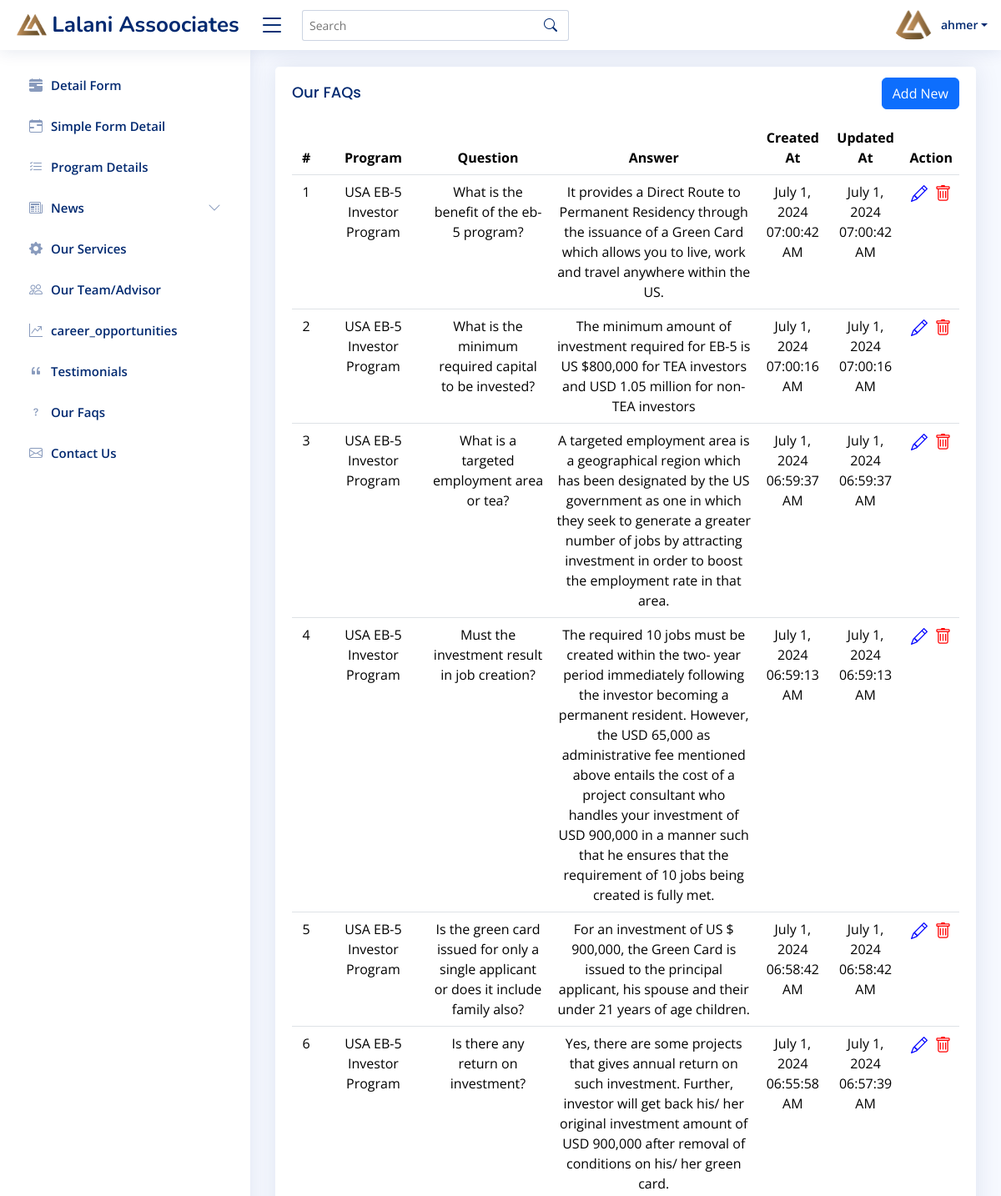
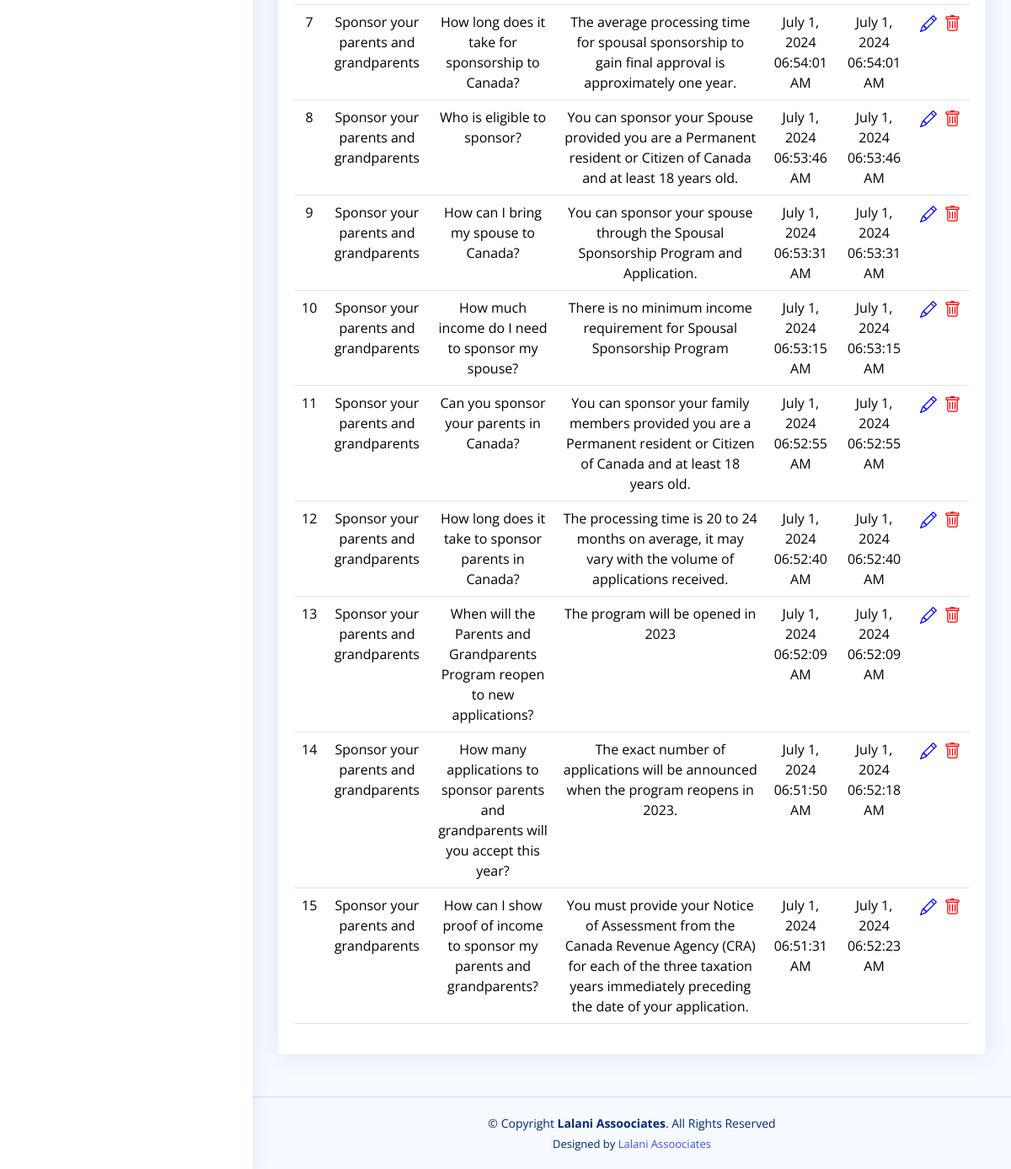
Screenshot of /Admin/our_faq.php (signed in) with the database file from the repository (2 pictures, top to bottom).
### tables this page shows
CREATE TABLE `users` (
  `id` int(11) NOT NULL,
  `username` varchar(50) NOT NULL,
  `email` varchar(255) NOT NULL,
  `password` varchar(200) NOT NULL,
  `created_at` timestamp NOT NULL DEFAULT current_timestamp() ON UPDATE current_timestamp()
);

CREATE TABLE `faqs` (
  `id` int(11) NOT NULL,
  `title` varchar(100) NOT NULL,
  `detail` text NOT NULL,
  `program_id` int(11) NOT NULL,
  `created_at` timestamp NOT NULL DEFAULT current_timestamp(),
  `updated_at` timestamp NOT NULL DEFAULT current_timestamp() ON UPDATE current_timestamp()
);

CREATE TABLE `program` (
  `id` int(11) NOT NULL,
  `title` varchar(255) NOT NULL,
  `url_link` varchar(500) DEFAULT NULL,
  `metadata` text DEFAULT NULL,
  `program_detail` mediumtext NOT NULL,
  `Image` varchar(100) NOT NULL,
  `image_alt` varchar(500) DEFAULT NULL,
  `deatil_image` varchar(255) NOT NULL,
  `detail_image_alt` varchar(500) DEFAULT NULL,
  `country` varchar(255) NOT NULL,
  `program_form` varchar(100) NOT NULL,
  `created_at` timestamp NOT NULL DEFAULT current_timestamp(),
  `updated_at` timestamp NOT NULL DEFAULT current_timestamp() ON UPDATE current_timestamp()
);

### Admin/our_faq.php (the view, shortened to what this page needs)
<!DOCTYPE html>
<html lang="en">
<head>
  <link href="assets/vendor/bootstrap/css/bootstrap.min.css" rel="stylesheet">
  <link href="assets/vendor/bootstrap-icons/bootstrap-icons.css" rel="stylesheet">
  <link href="assets/vendor/boxicons/css/boxicons.min.css" rel="stylesheet">
  <link href="assets/vendor/quill/quill.snow.css" rel="stylesheet">
  <link href="assets/vendor/quill/quill.bubble.css" rel="stylesheet">
  <link href="assets/vendor/remixicon/remixicon.css" rel="stylesheet">
  <link href="assets/vendor/simple-datatables/style.css" rel="stylesheet">
  <link href="assets/css/custom.css" rel="stylesheet">
  <link href="assets/css/style.css" rel="stylesheet">
</head>
<body>
<?php include 'include/header.php'; ?>
<?php include 'include/side_bar.php'; ?>
  <main id="main" class="main">
    <section class="section">
      <div class="row">
        <div class="col-lg-12">
          <div class="card">
            <div class="card-body">
            <div class="d-flex justify-content-between align-items-center">
                <h5 class="card-title">Our FAQs</h5>
                <div>
                    <a href="add_faq.php" class="btn btn-primary">Add New</a>
                </div>
            </div>
              <div class="table-responsive">
              <table class="table datatable text-center">
                <thead>
                  <tr>
                    <th>#</th>
                    <th>Program</th>
                    <th>Question</th>
                    <th>Answer</th>
                    <th>Created At</th>
                    <th>Updated At</th>
                    <th>Action</th>
                  </tr>
                </thead>
                <tbody>
                <?php
                include 'php_action/config.php' ;
                $sql = "SELECT f.*, p.title AS program_title
                        FROM faqs f
                        JOIN program p ON f.program_id = p.id ORDER BY id DESC;";
                $counter = 0;
                $result = mysqli_query($conn, $sql);
                if (mysqli_num_rows($result) > 0) {
                while($row = mysqli_fetch_assoc($result)) {
                  $counter++;
                ?>
                  <tr>
                    <td><?php echo $counter ?></td>
                    <td><?php echo $row['program_title'] ?></td>
                    <td><?php echo $row['title'] ?></td>
                    <td><?php echo $row['detail'] ?></td>
                    <td><?php echo date('F j, Y h:i:s A', strtotime($row['created_at'])); ?></td>
                    <td><?php echo date('F j, Y h:i:s A', strtotime($row['updated_at'])); ?></td>
                    <td><a href="edit_faq.php?id=<?php echo $row['id']?>" ><i class="bi bi-pencil" style="color: blue; font-size: 20px;"></i></a>&nbsp;
                    <a href="delete_faq.php?id=<?php echo $row['id']; ?>" onclick="return ourfaqDelete();">
                    <i class="bi bi-trash" style="color: red; font-size: 20px;"></i>
                    </td>
                  </tr>
                  <?php }} ?>
                </tbody>
              </table>
              </div>
            </div>
          </div>
        </div>
      </div>
    </section>
  </main>
  <?php include 'include/footer.php'; ?>
</body>
</html>

### Admin/include/header.php (shortened to what this page needs)
<header id="header" class="header fixed-top d-flex align-items-center">
  <div class="d-flex align-items-center justify-content-between">
    <a href="index.php" class="logo d-flex align-items-center">
      <img src="../assets/images/title_icon.png" alt="">
      <span class="d-none d-lg-block">Lalani Assoociates</span>
    </a>
    <i class="bi bi-list toggle-sidebar-btn"></i>
  </div>
  <div class="search-bar">
    <form class="search-form d-flex align-items-center" method="POST" action="#">
      <input type="text" name="query" placeholder="Search" title="Enter search keyword">
      <button type="submit" title="Search"><i class="bi bi-search"></i></button>
    </form>
  </div>
  <nav class="header-nav ms-auto">
    <ul class="d-flex align-items-center">
      <li class="nav-item dropdown pe-3">
      <?php
      if (isset($_SESSION['user_id']) && isset($_SESSION['email'])) {
          $user_id = $_SESSION['user_id'];
      } else {
          header("Location: login.php");
          exit();
      }
              include 'php_action/config.php' ;
              $sql = "SELECT * FROM users where id = $user_id";
              $result = mysqli_query($conn, $sql);
              if (mysqli_num_rows($result) > 0) {
              while($row = mysqli_fetch_assoc($result)) {
              ?>
        <a class="nav-link nav-profile d-flex align-items-center pe-0" href="#" data-bs-toggle="dropdown">
          <img src="../assets/images/title_icon.png" alt="Profile" class="rounded-circle">
          <span class="d-none d-md-block dropdown-toggle ps-2"><?php echo $row['username'] ?></span>
        </a>
          <?php }} ?>
      </li>
    </ul>
  </nav>
</header>

### Admin/assets/css/style.css (style rules this page uses)
:root { scroll-behavior: smooth; }
body { font-family: "Open Sans", sans-serif; background: #f6f9ff; color: #444444; }
a { color: #4154f1; text-decoration: none; }
h1, h2, h3, h4, h5, h6 { font-family: "Nunito", sans-serif; }
#main { margin-top: 60px; padding: 20px 30px; transition: all 0.3s; }
.card { margin-bottom: 30px; border: none; border-radius: 5px; box-shadow: 0px 0 30px rgba(1, 41, 112, 0.1); }
.card-title { padding: 20px 0 15px 0; font-size: 18px; font-weight: 500; color: #012970; font-family: "Poppins", sans-serif; }
.card-body { padding: 0 20px 20px 20px; }
.logo { line-height: 1; }
@media (min-width: 1200px) { .logo { width: 280px; } }
.logo img { max-height: 26px; margin-right: 6px; }
.logo span { font-size: 26px; font-weight: 700; color: #012970; font-family: "Nunito", sans-serif; }
.header { transition: all 0.5s; z-index: 997; height: 60px; box-shadow: 0px 2px 20px rgba(1, 41, 112, 0.1); background-color: #fff; padding-left: 20px; }
.header .toggle-sidebar-btn { font-size: 32px; padding-left: 10px; cursor: pointer; color: #012970; }
.header .search-bar { min-width: 360px; padding: 0 20px; }
.header .search-form { width: 100%; }
.header .search-form input { border: 0; font-size: 14px; color: #012970; border: 1px solid rgba(1, 41, 112, 0.2); padding: 7px 38px 7px 8px; border-radius: 3px; transition: 0.3s; width: 100%; }
.header .search-form button { border: 0; padding: 0; margin-left: -30px; background: none; }
.header .search-form button i { color: #012970; }
.header-nav ul { list-style: none; }
.header-nav>ul { margin: 0; padding: 0; }
.header-nav .nav-profile { color: #012970; }
.header-nav .nav-profile img { max-height: 36px; }
.header-nav .nav-profile span { font-size: 14px; font-weight: 600; }
@media (min-width: 1200px) { #main, #footer { margin-left: 300px; } }

### rows the page displays
users: username "ahmer"
faqs: program.title "USA EB-5 Investor Program", title "What is the benefit of the eb-5 program?", detail "It provides a Direct Route to Permanent Residency through the issuance of a Green Card which allows you to live, work and travel anywhere within the US.", created_at "July 1, 2024 07:00:42 AM", updated_at "July 1, 2024 07:00:42 AM"
faqs: program.title "USA EB-5 Investor Program", title "What is the minimum required capital to be invested?", detail "The minimum amount of investment required for EB-5 is US $800,000 for TEA investors and USD 1.05 million for non-TEA investors", created_at "July 1, 2024 07:00:16 AM", updated_at "July 1, 2024 07:00:16 AM"
faqs: program.title "USA EB-5 Investor Program", title "What is a targeted employment area or tea?", detail "A targeted employment area is a geographical region which has been designated by the US government as one in which they seek to generate a greater number of jobs by attracting investment in order to boost the employment rate in that area.", created_at "July 1, 2024 06:59:37 AM", updated_at "July 1, 2024 06:59:37 AM"
faqs: program.title "USA EB-5 Investor Program", title "Must the investment result in job creation?", detail "The required 10 jobs must be created within the two- year period immediately following the investor becoming a permanent resident. However, the USD 65,000 as administrative fee mentioned above entails the cost of a project consultant who handles your investment of USD 900,000 in a manner such that he ensures that the requirement of 10 jobs being created is fully met.", created_at "July 1, 2024 06:59:13 AM", updated_at "July 1, 2024 06:59:13 AM"
faqs: program.title "USA EB-5 Investor Program", title "Is the green card issued for only a single applicant or does it include family also?", detail "For an investment of US $ 900,000, the Green Card is issued to the principal applicant, his spouse and their under 21 years of age children.", created_at "July 1, 2024 06:58:42 AM", updated_at "July 1, 2024 06:58:42 AM"
faqs: program.title "USA EB-5 Investor Program", title "Is there any return on investment?", detail "Yes, there are some projects that gives annual return on such investment. Further, investor will get back his/ her original investment amount of USD 900,000 after removal of conditions on his/ her green card.", created_at "July 1, 2024 06:55:58 AM", updated_at "July 1, 2024 06:57:39 AM"
faqs: program.title "Sponsor your parents and grandparents", title "How long does it take for sponsorship to Canada?", detail "The average processing time for spousal sponsorship to gain final approval is approximately one year.", created_at "July 1, 2024 06:54:01 AM", updated_at "July 1, 2024 06:54:01 AM"
faqs: program.title "Sponsor your parents and grandparents", title "Who is eligible to sponsor?", detail "You can sponsor your Spouse provided you are a Permanent resident or Citizen of Canada and at least 18 years old.", created_at "July 1, 2024 06:53:46 AM", updated_at "July 1, 2024 06:53:46 AM"
faqs: program.title "Sponsor your parents and grandparents", title "How can I bring my spouse to Canada?", detail "You can sponsor your spouse through the Spousal Sponsorship Program and Application.", created_at "July 1, 2024 06:53:31 AM", updated_at "July 1, 2024 06:53:31 AM"
faqs: program.title "Sponsor your parents and grandparents", title "How much income do I need to sponsor my spouse?", detail "There is no minimum income requirement for Spousal Sponsorship Program", created_at "July 1, 2024 06:53:15 AM", updated_at "July 1, 2024 06:53:15 AM"
faqs: program.title "Sponsor your parents and grandparents", title "Can you sponsor your parents in Canada?", detail "You can sponsor your family members provided you are a Permanent resident or Citizen of Canada and at least 18 years old.", created_at "July 1, 2024 06:52:55 AM", updated_at "July 1, 2024 06:52:55 AM"
faqs: program.title "Sponsor your parents and grandparents", title "How long does it take to sponsor parents in Canada?", detail "The processing time is 20 to 24 months on average, it may vary with the volume of applications received.", created_at "July 1, 2024 06:52:40 AM", updated_at "July 1, 2024 06:52:40 AM"
faqs: program.title "Sponsor your parents and grandparents", title "When will the Parents and Grandparents Program reopen to new applications?", detail "The program will be opened in 2023", created_at "July 1, 2024 06:52:09 AM", updated_at "July 1, 2024 06:52:09 AM"
faqs: program.title "Sponsor your parents and grandparents", title "How many applications to sponsor parents and grandparents will you accept this year?", detail "The exact number of applications will be announced when the program reopens in 2023.", created_at "July 1, 2024 06:51:50 AM", updated_at "July 1, 2024 06:52:18 AM"
faqs: program.title "Sponsor your parents and grandparents", title "How can I show proof of income to sponsor my parents and grandparents?", detail "You must provide your Notice of Assessment from the Canada Revenue Agency (CRA) for each of the three taxation years immediately preceding the date of your application.", created_at "July 1, 2024 06:51:31 AM", updated_at "July 1, 2024 06:52:23 AM"
